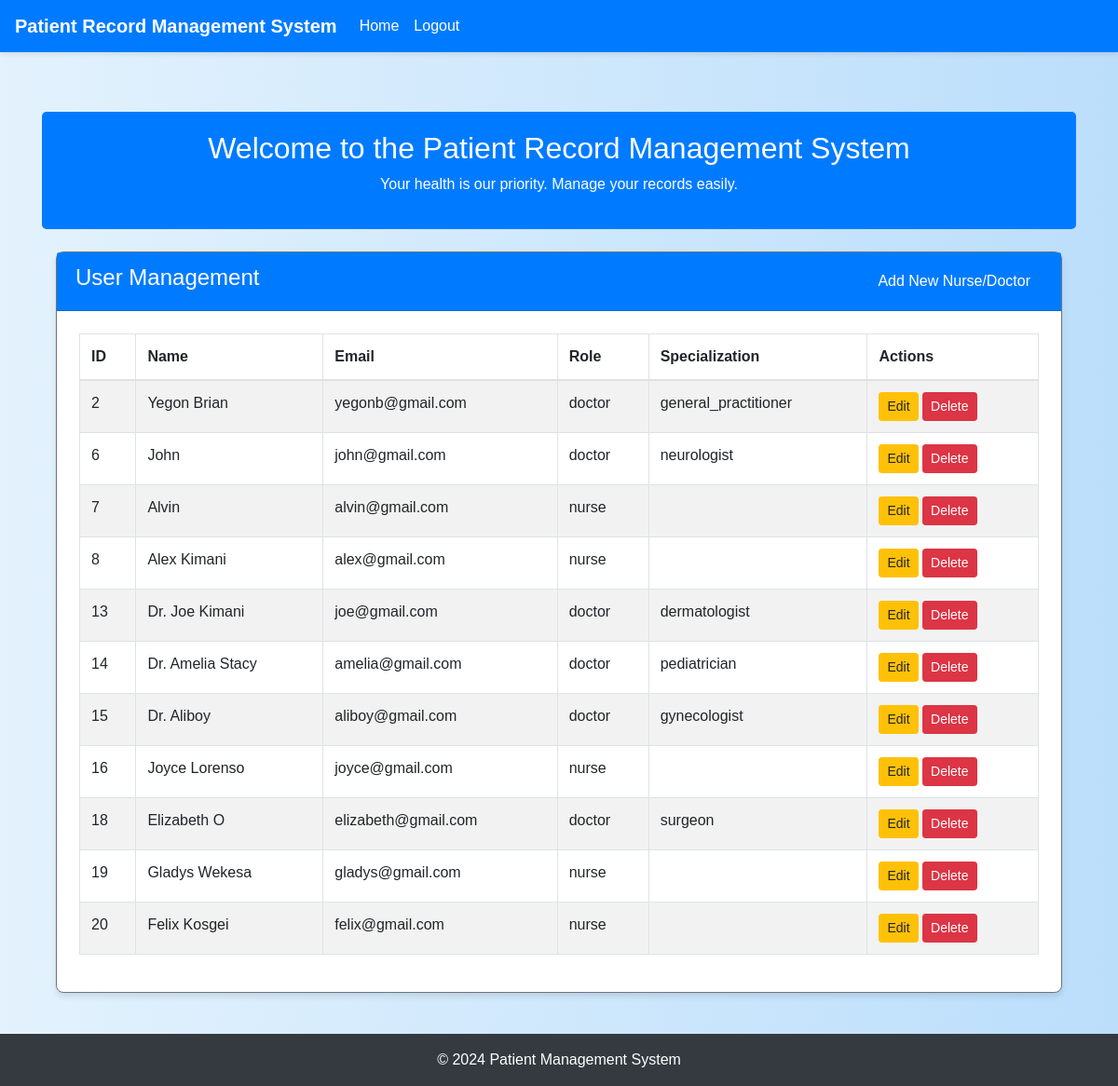
Screenshot of /admin/users/management (signed in) with the database file from the repository.
### app/models.py (models this page shows, shortened)
class User(db.Model, UserMixin):
    id = db.Column(db.Integer, primary_key=True)
    username = db.Column(db.String(150), unique=True, nullable=False)
    email = db.Column(db.String(150), unique=True, nullable=False)
    password_hash = db.Column(db.String(150), nullable=False)  # For hashed password
    is_provider = db.Column(db.Boolean, default=False)
    is_active = db.Column(db.Boolean, default=True)
    role = db.Column(db.String(50), nullable=False)
    specialization = db.Column(db.String(50), nullable=True)
    otp = db.Column(db.String(6), nullable=True)  # Stores the OTP
    otp_expiration = db.Column(db.DateTime, nullable=True)  # Stores OTP expiration time
    patient_info = db.relationship('Patient', backref='user', uselist=False)
    patient_records_created = db.relationship('PatientRecord', backref='creator', lazy=True, foreign_keys='PatientRecord.user_id')
    patient_records = db.relationship('PatientRecord', backref='doctor', lazy=True, foreign_keys='PatientRecord.doctor_id')
    medical_records = db.relationship('MedicalRecord', backref='creator', lazy=True, foreign_keys='MedicalRecord.user_id')
    appointments_as_patient = db.relationship('AppointmentRequest', backref='patient_requester', lazy=True, foreign_keys='AppointmentRequest.user_id')
    appointments_as_provider = db.relationship('Appointment', backref='appointment_provider', lazy=True, foreign_keys='Appointment.provider_id')
    prescriptions_as_patient = db.relationship(
        'Prescription',
        backref='prescription_patient',
        lazy=True,
        foreign_keys='Prescription.patient_id',
        primaryjoin="User.id == Prescription.patient_id"
    )
    prescriptions_as_provider = db.relationship(
        'Prescription',
        backref='prescription_provider',
        lazy=True,
        foreign_keys='Prescription.provider_id',
        primaryjoin="User.id == Prescription.provider_id"
    )
    admissions_made = db.relationship('AdmissionRecord', backref='admitting_doctor', lazy=True, foreign_keys='AdmissionRecord.doctor_id')
    discharges_made = db.relationship('DischargeRecord', backref='discharging_doctor', lazy=True, foreign_keys='DischargeRecord.doctor_id')
    @property
    def password(self):
        raise AttributeError("Password is not a readable attribute.")
    @password.setter
    def password(self, plaintext_password):
        self.password_hash = generate_password_hash(plaintext_password)

### app/route.py (the view)
@main_bp.route('/admin/users/management')
@login_required
def user_management():
    if current_user.role != 'admin':
        logger.warning(f"Unauthorized access attempt to user management by {current_user.username}")
        flash('Unauthorized access.', 'danger')
        return redirect(url_for('main.index'))
    users = User.query.filter(User.role.in_(['nurse', 'doctor'])).all()
    logger.info(f"User management accessed by {current_user.username}, {len(users)} users loaded")
    add_medic_form = CreateMedicForm()
    edit_user_form = EditUserForm()
    return render_template('user_management.html', users=users, add_medic_form=add_medic_form, edit_user_form=edit_user_form)

### app/templates/user_management.html (shortened to what this page needs)
{% extends "layout.html" %}
{% block content %}
<div class="container">
    <div class="row mt-4">
        <div class="col-md-12">
            <div class="card">
                <div class="card-header d-flex justify-content-between align-items-center">
                    <h4>User Management</h4>
                    <a href="#addMedicModal" class="btn btn-primary" data-toggle="modal">Add New Nurse/Doctor</a>
                </div>
                <div class="card-body">
                    <table class="table table-bordered table-striped">
                        <thead>
                            <tr>
                                <th>ID</th>
                                <th>Name</th>
                                <th>Email</th>
                                <th>Role</th>
                                <th>Specialization</th>
                                <th>Actions</th>
                            </tr>
                        </thead>
                        <tbody>
                            {% for user in users %}
                                <tr>
                                    <td>{{ user.id }}</td>
                                    <td>{{ user.username }}</td>
                                    <td>{{ user.email }}</td>
                                    <td>{{ user.role }}</td>
                                    <td>{{ user.specialization if user.role == 'doctor' else '' }}</td>
                                    <td>
                                        <a href="#editUserModal{{ user.id }}" class="btn btn-warning btn-sm" data-toggle="modal">Edit</a>
                                        <form action="{{ url_for('main.delete_user', user_id=user.id) }}" method="POST" style="display:inline;">
                                            <button type="submit" class="btn btn-danger btn-sm" onclick="return confirm('Are you sure you want to delete this user?');">Delete</button>
                                        </form>
                                    </td>
                                </tr>
                            {% endfor %}
                        </tbody>
                    </table>
                </div>
            </div>
        </div>
    </div>
</div>
{% endblock %}

### app/static/css/style.css (style rules this page uses)
:root { --primary-color: #007bff; --secondary-color: #6c757d; --success-color: #28a745; --info-color: #17a2b8; --warning-color: #ffc107; --danger-color: #dc3545; --background-color: #f8f9fa; --footer-background: #343a40; }
body { background-color: var(--background-color); font-family: Arial, sans-serif; margin: 0; padding: 0; }
.card { border-radius: 0.5rem; border: 1px solid var(--secondary-color); box-shadow: 0 4px 6px rgba(0, 0, 0, 0.1); }
.card-header { background-color: var(--primary-color); color: #ffffff; font-weight: bold; }
.card-body { padding: 1.5rem; }

### app/templates/layout.html (style rules this page uses)
body { display: flex; flex-direction: column; min-height: 100vh; background: linear-gradient(to right, #e3f2fd, #bbdefb); }

### rows the page displays
User: id "2", username "Yegon Brian", email "yegonb@gmail.com", role "doctor", role+specialization "general_practitioner"
User: id "6", username "John", email "john@gmail.com", role "doctor", role+specialization "neurologist"
User: id "7", username "Alvin", email "alvin@gmail.com", role "nurse"
User: id "8", username "Alex Kimani", email "alex@gmail.com", role "nurse"
User: id "13", username "Dr. Joe Kimani", email "joe@gmail.com", role "doctor", role+specialization "dermatologist"
User: id "14", username "Dr. Amelia Stacy", email "amelia@gmail.com", role "doctor", role+specialization "pediatrician"
User: id "15", username "Dr. Aliboy", email "aliboy@gmail.com", role "doctor", role+specialization "gynecologist"
User: id "16", username "Joyce Lorenso", email "joyce@gmail.com", role "nurse"
User: id "18", username "Elizabeth O", email "elizabeth@gmail.com", role "doctor", role+specialization "surgeon"
User: id "19", username "Gladys Wekesa", email "gladys@gmail.com", role "nurse"
User: id "20", username "Felix Kosgei", email "felix@gmail.com", role "nurse"
